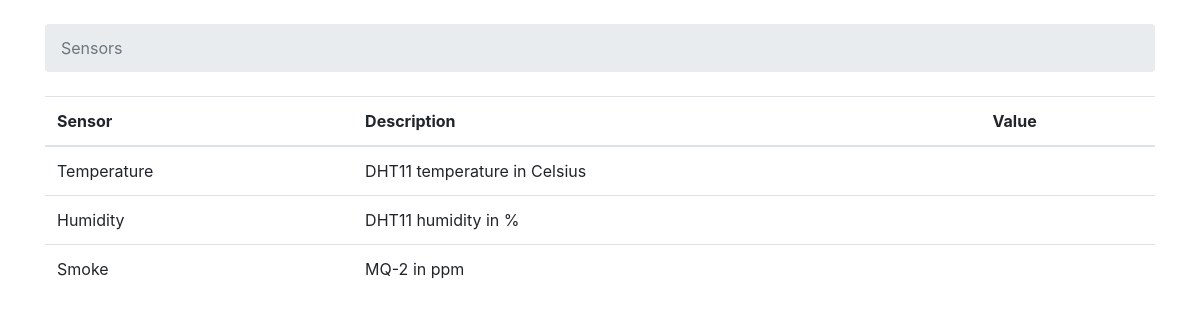
The app's page /info/ with its own data.
### MyApp/models.py (models this page shows, shortened)
class dataSensor(models.Model):
    name = models.CharField(max_length=30, unique=True)
    description = models.CharField(max_length=100)
    values = models.IntegerField()

### MyApp/views.py (the view)
# urls.py: url(r'^info/',views.Info),
def Info(request):
    objects = dataSensor.objects.all()
    return render(request, 'info_v2.html', {'dataSensor': objects})

### templates/info_v2.html (shortened to what this page needs)
{% load static %}<!DOCTYPE html>
<html>
  <head>
    <link rel="stylesheet" href="{% static 'css/bootstrap.min.css' %}">
  </head>
  <body>
    <div class="container">
      <ol class="breadcrumb my-4">
        <li class="breadcrumb-item active">Sensors</li>
      </ol>
      <table class="table">
        <thead class="thead-inverse">
          <tr>
            <th>Sensor</th>
            <th>Description</th>
            <th>Value</th>
          </tr>
        </thead>
        <tbody>
          {% for sensor in dataSensor %}
            <tr>
              <td>{{ sensor.name }}</td>
              <td>{{sensor.description}}</td>
              <td class="align-middle">{{sensor.value}}</td>
            </tr>
          {% endfor %}
        </tbody>
      </table>
    </div>
  </body>
</html>

### records on screen
dataSensor: name "Temperature", description "DHT11 temperature in Celsius"
dataSensor: name "Humidity", description "DHT11 humidity in %"
dataSensor: name "Smoke", description "MQ-2 in ppm"
